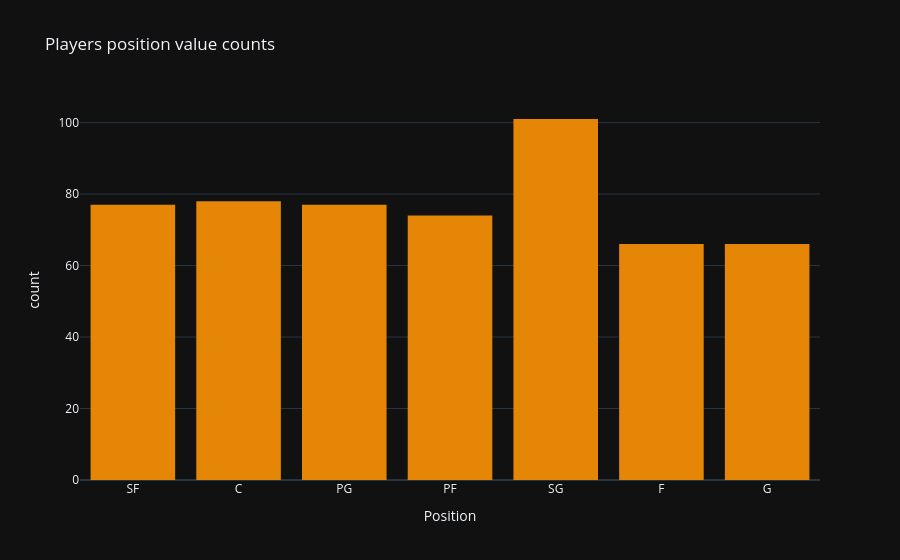

The notebook cell this image was saved under:
### Markdown cell above
## 3. Data Visualization

### Code cell
px.histogram(df, x='Position', color_discrete_sequence=px.colors.qualitative.Vivid,
            title='Players position value counts',template='plotly_dark')

### Figure 1 — Plotly figure (JSON) as saved in the notebook; plotly's stock layout.template omitted (floating-point values rounded to 4 significant figures; data arrays with more than 128 entries replaced by an {"elided": "..."} marker saying what was removed)
{"data": [{"bingroup": "x", "hovertemplate": "Position=%{x}<br>count=%{y}<extra></extra>", "legendgroup": "", "marker": {"color": "rgb(229, 134, 6)", "pattern": {"shape": ""}}, "name": "", "orientation": "v", "showlegend": false, "x": {"elided": "539 str values"}, "xaxis": "x", "yaxis": "y", "type": "histogram"}], "layout": {"xaxis": {"anchor": "y", "domain": [0.0, 1.0], "title": {"text": "Position"}}, "yaxis": {"anchor": "x", "domain": [0.0, 1.0], "title": {"text": "count"}}, "legend": {"tracegroupgap": 0}, "title": {"text": "Players position value counts"}, "barmode": "relative"}}
